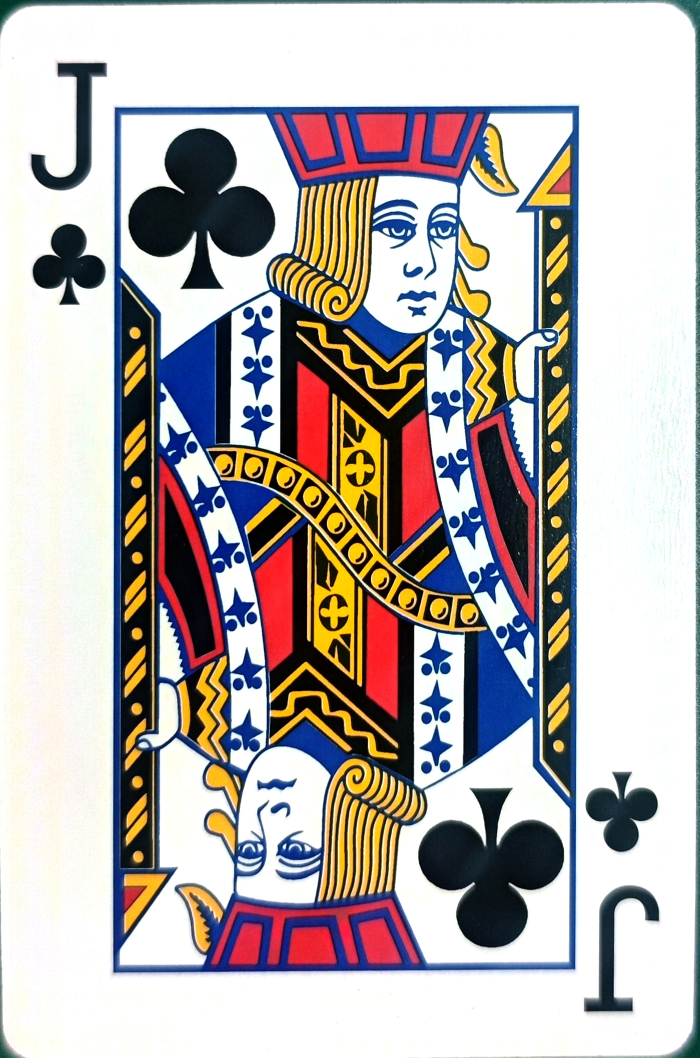
#> input picture Vision/templates/jqk/club_J.jpg, 1400 x 2115 px (shown at 1/2 size); its folder holds only this picture in this run
$ python -i jqk_template_matcher.py   (imports and definitions only)
#> lines starting #> are read from the running program, lines starting #| are printed output that depends on the picture; after the words box and inside, x2 and y2 are one past the last pixel; in counts of white or black regions, pixels touching at a corner belong together
#> further down, picture is the input picture: shape (2115, 1400, 3); mean B, G, R 175.6, 177.6, 184.5
"""扑克牌模板匹配工具，支持 A~10 / J / Q / K。"""

from __future__ import annotations

import math
from dataclasses import dataclass
from functools import lru_cache
from pathlib import Path
from typing import Dict, List, Sequence, Tuple

import cv2
import numpy as np


VALID_SUITS: Tuple[str, ...] = ("spade", "heart", "club", "diamond")
RANK_SORT_ORDER: Dict[str, int] = {
    "A": 1,
    "2": 2,
    "3": 3,
    "4": 4,
    "5": 5,
    "6": 6,
    "7": 7,
    "8": 8,
    "9": 9,
    "10": 10,
    "J": 11,
    "Q": 12,
    "K": 13,
}
SUPPORTED_TEMPLATE_SUFFIXES: Tuple[str, ...] = (".jpg", ".jpeg", ".png")


@dataclass(frozen=True)
class TemplateFeature:
    name: str
    rank: str
    rank_group: str
    suit_color: str
    image: np.ndarray
    red_mask: np.ndarray
    black_mask: np.ndarray
    ink_mask: np.ndarray
    white_mask: np.ndarray
    edge_mask: np.ndarray


@dataclass(frozen=True)
class CardFeature:
    image: np.ndarray
    red_mask: np.ndarray
    black_mask: np.ndarray
    ink_mask: np.ndarray
    white_mask: np.ndarray
    edge_mask: np.ndarray


# [7 lines left out: function _template_suit_color_from_name, not called in this run]


def _template_rank_from_name(template_name: str) -> str:
    parts = template_name.split("_", 1)
    return parts[1].upper() if len(parts) == 2 else ""


# [73 lines left out: functions _rank_group, expected_template_files, _parse_template_stem, _discover_template_names, _find_template_path, _load_image_with_white_background, not called in this run]


def _resize_to_canvas(image: np.ndarray, width: int, height: int) -> np.ndarray:
    return cv2.resize(image, (width, height), interpolation=cv2.INTER_AREA)


def _clean_mask(mask: np.ndarray, open_size: int = 3, close_size: int = 3) -> np.ndarray:
    if open_size > 1:
        kernel = cv2.getStructuringElement(cv2.MORPH_ELLIPSE, (open_size, open_size))
        mask = cv2.morphologyEx(mask, cv2.MORPH_OPEN, kernel)
    if close_size > 1:
        kernel = cv2.getStructuringElement(cv2.MORPH_ELLIPSE, (close_size, close_size))
        mask = cv2.morphologyEx(mask, cv2.MORPH_CLOSE, kernel)
    return mask


def _extract_card_feature(
    image: np.ndarray,
    *,
    merge_chromatic_into_black: bool = False,
) -> CardFeature:
#> called with merge_chromatic_into_black = False
    hsv = cv2.cvtColor(image, cv2.COLOR_BGR2HSV)
#> hsv: shape (2115, 1400, 3); mean H, S, V 54.5, 77, 199
    gray = cv2.cvtColor(image, cv2.COLOR_BGR2GRAY)
    blue = image[:, :, 0].astype(np.int16)
    green = image[:, :, 1].astype(np.int16)
    red = image[:, :, 2].astype(np.int16)

    hue = hsv[:, :, 0].astype(np.int16)
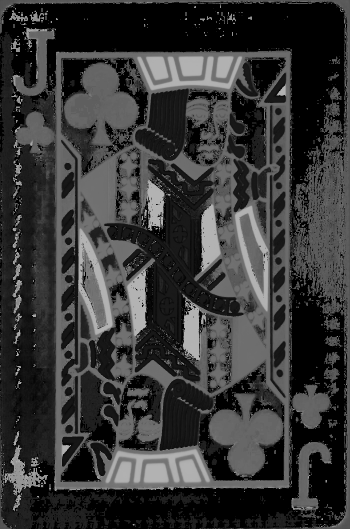
#> hue: shape (2115, 1400) int16 (shown at 1/4 size); min 0, max 179, mean 54.5
    saturation = hsv[:, :, 1].astype(np.uint8)
    value = hsv[:, :, 2].astype(np.uint8)
    max_delta_from_white = np.max(255 - image.astype(np.int16), axis=2).astype(np.uint8)
    chroma_span = (
        np.max(image.astype(np.int16), axis=2) - np.min(image.astype(np.int16), axis=2)
    ).astype(np.uint8)
    red_dominance = (red - np.maximum(green, blue)).astype(np.int16)
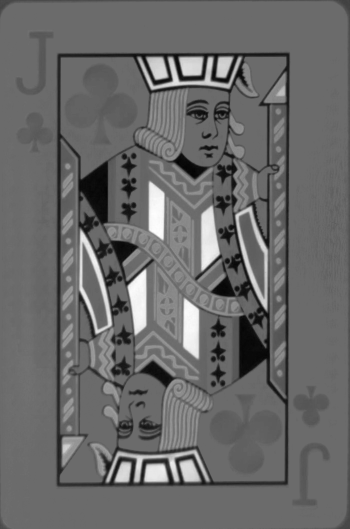
#> red_dominance: shape (2115, 1400) int16 (shown at 1/4 size); min -165, max 228, mean -2.5; drawn with min black and max white

    red_mask = (
        (
            ((hue <= 16) | (hue >= 165))
            & (saturation >= 52)
            & (value >= 30)
            & (red_dominance >= 18)
        )
        .astype(np.uint8)
        * 255
    )
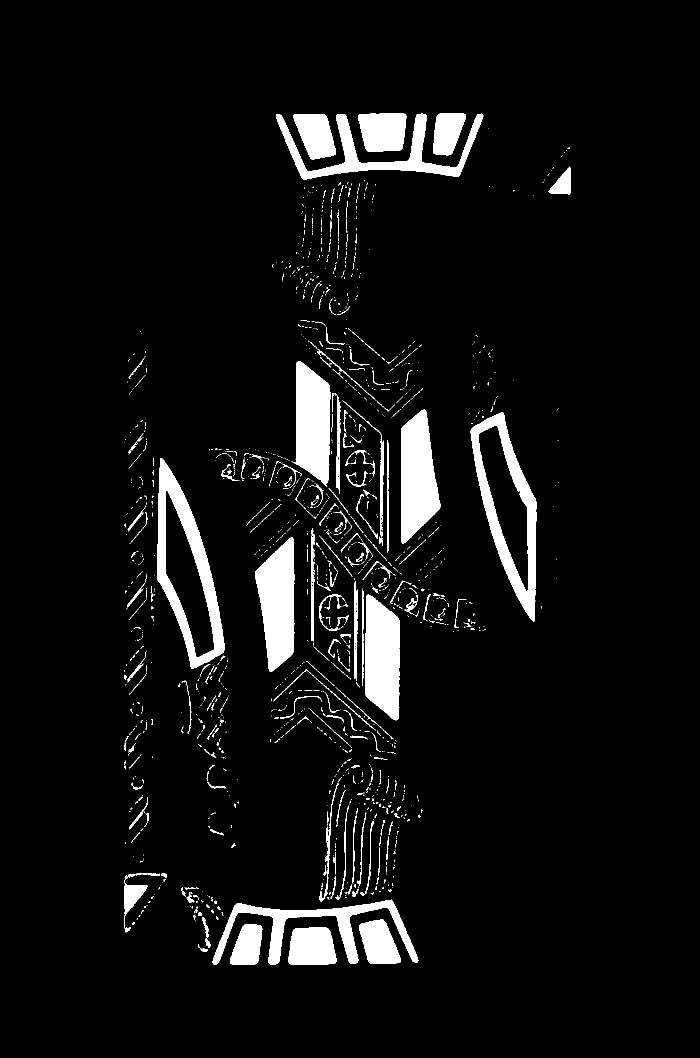
#> red_mask: shape (2115, 1400) (shown at 1/2 size); 6% white; 1437 white regions (1182 under 20 px), largest, box (x1, y1, x2, y2) and area: (314, 916, 450, 1338) 16559, (941, 824, 1073, 1243) 15407, (802, 819, 881, 1087) 14711
    black_mask = (
        (
            (
                ((gray <= 112) & (value <= 138) & (saturation <= 72) & (chroma_span <= 72))
                | ((gray <= 90) & (value <= 108))
            )
            & (~(red_mask > 0))
        )
        .astype(np.uint8)
        * 255
    )
#> black_mask: shape (2115, 1400); 18.4% white; 1922 white regions (1620 under 20 px), largest, box (x1, y1, x2, y2) and area: (327, 284, 992, 1538) 86501, (240, 540, 495, 1882) 76811, (328, 768, 928, 1930) 65743
    chromatic_mask = (
        (
            (saturation >= 56)
            & (value >= 42)
            & (value <= 242)
            & (chroma_span >= 28)
            & (~(red_mask > 0))
            & (~(black_mask > 0))
        ).astype(np.uint8)
        * 255
    )
#> chromatic_mask: shape (2115, 1400); 10.8% white; 2117 white regions (1635 under 20 px), largest, box (x1, y1, x2, y2) and area: (227, 211, 1158, 1947) 172483, (443, 964, 614, 1142) 6834, (677, 608, 841, 716) 5819
    if merge_chromatic_into_black:
        black_mask = cv2.bitwise_or(black_mask, chromatic_mask)
    # 牌面底色可能因灯光变成绿色/青色。不能把整块底色当作 ink，
    # 否则数字牌的黑色点数会被大面积彩色背景淹没。红色已经由
    # red_mask 单独提取，其余彩色细节只在满足黑色阈值时进入 ink。
    # 模板中的彩色细节如果需要保留，会通过 merge_chromatic_into_black
    # 合并进模板 black_mask，再进入模板 ink_mask。
    ink_mask = (
        (
            (red_mask > 0)
            | (black_mask > 0)
            | ((max_delta_from_white >= 40) & (gray <= 205) & (saturation <= 72))
            | (gray <= 125)
        ).astype(np.uint8)
        * 255
    )
#> ink_mask: shape (2115, 1400); 34.6% white; 216 white regions (147 under 20 px), largest, box (x1, y1, x2, y2) and area: (224, 211, 1158, 1949) 787666, (256, 256, 551, 579) 53119, (836, 1575, 1128, 1897) 52492

    red_mask = _clean_mask(red_mask, 3, 3)
    black_mask = _clean_mask(black_mask, 3, 3)
    ink_mask = _clean_mask(ink_mask, 3, 3)
    white_mask = (
        (
            (ink_mask == 0)
            & (value >= 118)
            & (gray >= 122)
            & (max_delta_from_white <= 165)
        ).astype(np.uint8)
        * 255
    )
#> white_mask: shape (2115, 1400); 60.8% white; 78 black regions (33 under 20 px), largest, box (x1, y1, x2, y2) and area: (224, 211, 1158, 1949) 945608, (256, 256, 551, 579) 53122, (836, 1575, 1128, 1897) 52499
    white_mask = _clean_mask(white_mask, 3, 5)
#> call 4 of _clean_mask, with open_size = 3, close_size = 5
#> in _clean_mask (call 4), `mask = cv2.morphologyEx(mask, cv2.MORPH_OPEN, kernel)`:
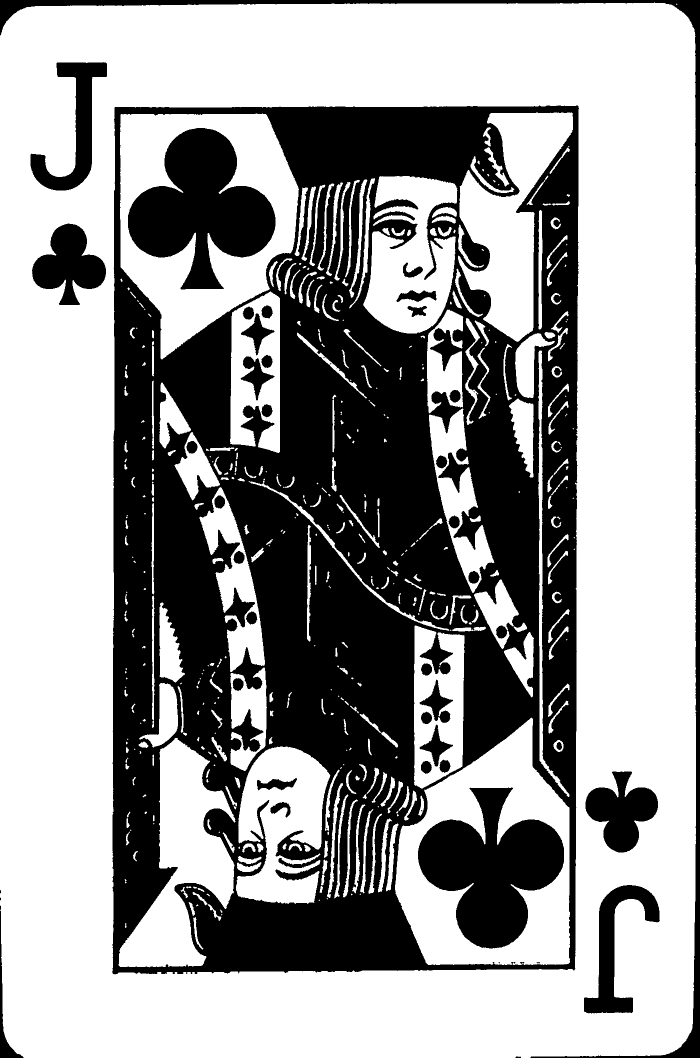
#> mask: shape (2115, 1400) (shown at 1/2 size); 60.6% white; 54 black regions (18 under 20 px), largest, box (x1, y1, x2, y2) and area: (224, 211, 1158, 1949) 952825, (256, 256, 551, 579) 53122, (836, 1575, 1128, 1897) 52499

    edges = cv2.Canny(cv2.GaussianBlur(gray, (5, 5), 0), 50, 140)
#> edges: shape (2115, 1400); 3.8% white in thin lines or dots
    edges = cv2.bitwise_and(edges, ink_mask)
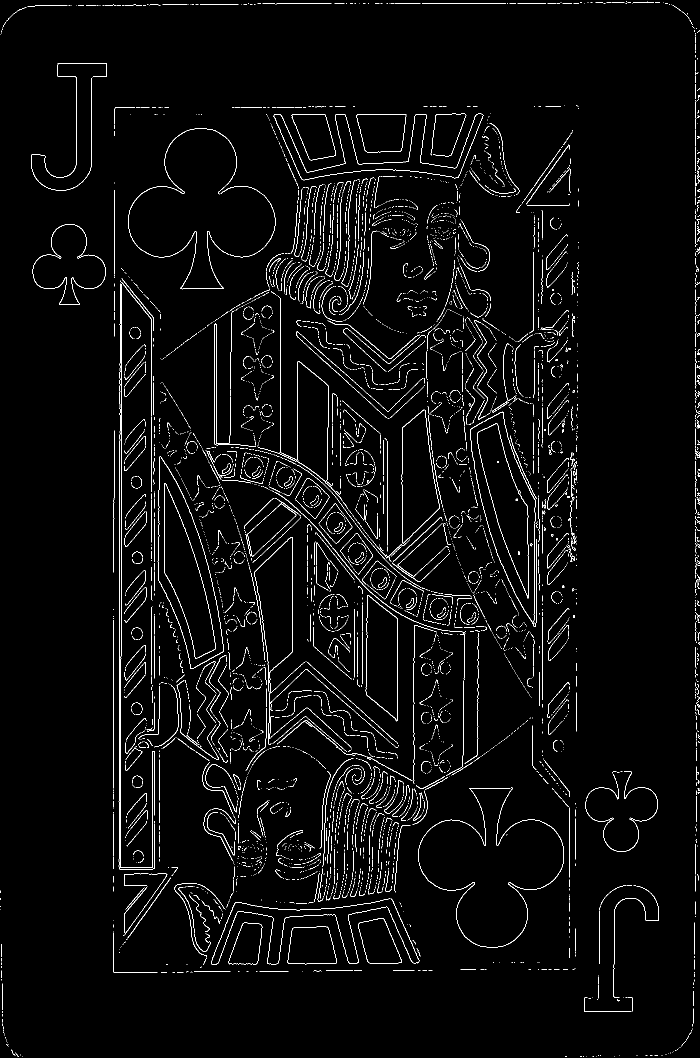
#> edges: shape (2115, 1400) (shown at 1/2 size); 2.7% white in thin lines or dots

    return CardFeature(
        image=image,
        red_mask=red_mask,
        black_mask=black_mask,
        ink_mask=ink_mask,
        white_mask=white_mask,
        edge_mask=edges,
    )


# [755 lines left out: functions _dominant_card_color_hint, _load_template_bank_cached, load_template_bank, _roi_masks, _make_rect_mask, _detail_roi_masks and 8 more, not called in this run]

>>> import cv2
>>> picture = cv2.imread('templates/jqk/club_J.jpg')
>>> result = _extract_card_feature(picture)
